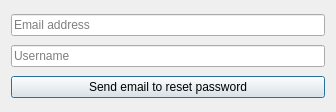
<?xml version="1.0" encoding="UTF-8"?>
<ui version="4.0">
 <class>Dialog</class>
 <widget class="QDialog" name="Dialog">
  <property name="geometry">
   <rect>
    <x>0</x>
    <y>0</y>
    <width>336</width>
    <height>112</height>
   </rect>
  </property>
  <property name="windowTitle">
   <string>Reset password</string>
  </property>
  <layout class="QVBoxLayout" name="verticalLayout">
   <item>
    <widget class="QLineEdit" name="resetEmail">
     <property name="placeholderText">
      <string>Email address</string>
     </property>
    </widget>
   </item>
   <item>
    <widget class="QLineEdit" name="resetUsername">
     <property name="echoMode">
      <enum>QLineEdit::Normal</enum>
     </property>
     <property name="placeholderText">
      <string>Username</string>
     </property>
    </widget>
   </item>
   <item>
    <widget class="QPushButton" name="resetButton">
     <property name="cursor">
      <cursorShape>PointingHandCursor</cursorShape>
     </property>
     <property name="text">
      <string>Send email to reset password</string>
     </property>
    </widget>
   </item>
  </layout>
 </widget>
 <resources/>
 <connections/>
</ui>
